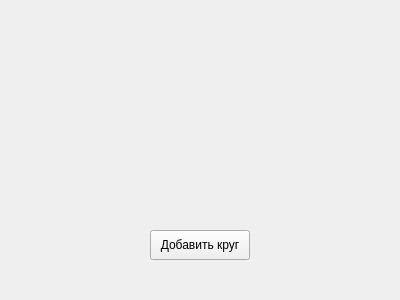
<?xml version="1.0" encoding="UTF-8"?>
<ui version="4.0">
 <class>MainWindow</class>
 <widget class="QMainWindow" name="MainWindow">
  <property name="geometry">
   <rect>
    <x>0</x>
    <y>0</y>
    <width>400</width>
    <height>300</height>
   </rect>
  </property>
  <property name="windowTitle">
   <string>Окружности</string>
  </property>
  <widget class="QWidget" name="centralwidget">
   <widget class="QPushButton" name="pushButton">
    <property name="geometry">
     <rect>
      <x>150</x>
      <y>230</y>
      <width>100</width>
      <height>30</height>
     </rect>
    </property>
    <property name="text">
     <string>Добавить круг</string>
    </property>
   </widget>
  </widget>
 </widget>
 <resources/>
 <connections/>
</ui>
